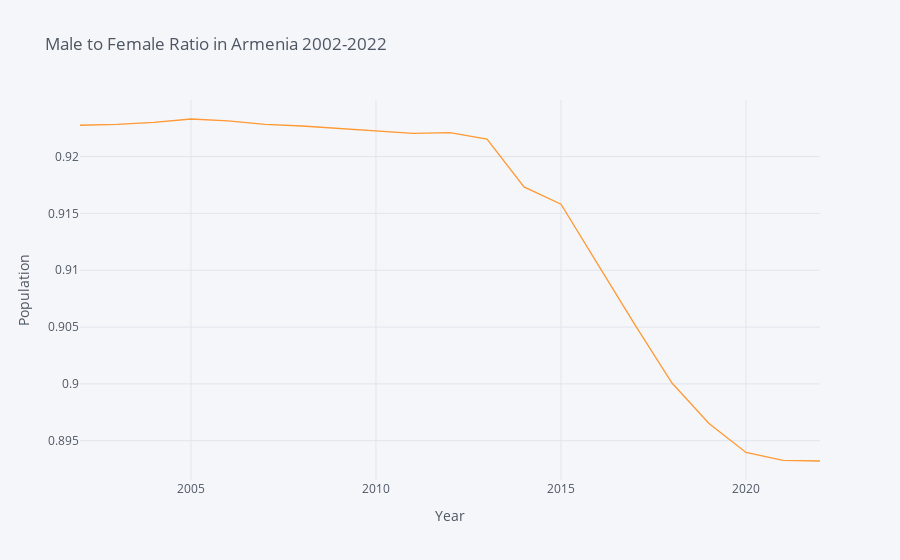

Write notebook code for a chart like this one.
### Code cell
m_f_total[['Year', 'Ratio']].iplot(x='Year', yTitle='Population', xTitle='Year',
                         title='Male to Female Ratio in Armenia 2002-2022')

### Figure 1 — Plotly figure (JSON) as saved in the notebook; plotly's stock layout.template omitted (floating-point values rounded to 4 significant figures)
{"data": [{"line": {"color": "rgba(255, 153, 51, 1.0)", "dash": "solid", "shape": "linear", "width": 1.3}, "mode": "lines", "name": "Ratio", "text": "", "type": "scatter", "x": [2002, 2003, 2004, 2005, 2006, 2007, 2008, 2009, 2010, 2011, "2012", "2013", "2014", "2015", "2016", "2017", "2018", "2019", "2020", "2021", "2022"], "y": [0.9228, 0.9228, 0.923, 0.9233, 0.9231, 0.9228, 0.9227, 0.9225, 0.9223, 0.922, 0.9221, 0.9215, 0.9173, 0.9158, 0.9105, 0.9052, 0.9001, 0.8965, 0.894, 0.8933, 0.8932]}], "layout": {"legend": {"bgcolor": "#F5F6F9", "font": {"color": "#4D5663"}}, "paper_bgcolor": "#F5F6F9", "plot_bgcolor": "#F5F6F9", "title": {"font": {"color": "#4D5663"}, "text": "Male to Female Ratio in Armenia 2002-2022"}, "xaxis": {"gridcolor": "#E1E5ED", "showgrid": true, "tickfont": {"color": "#4D5663"}, "title": {"font": {"color": "#4D5663"}, "text": "Year"}, "zerolinecolor": "#E1E5ED"}, "yaxis": {"gridcolor": "#E1E5ED", "showgrid": true, "tickfont": {"color": "#4D5663"}, "title": {"font": {"color": "#4D5663"}, "text": "Population"}, "zerolinecolor": "#E1E5ED"}}}
